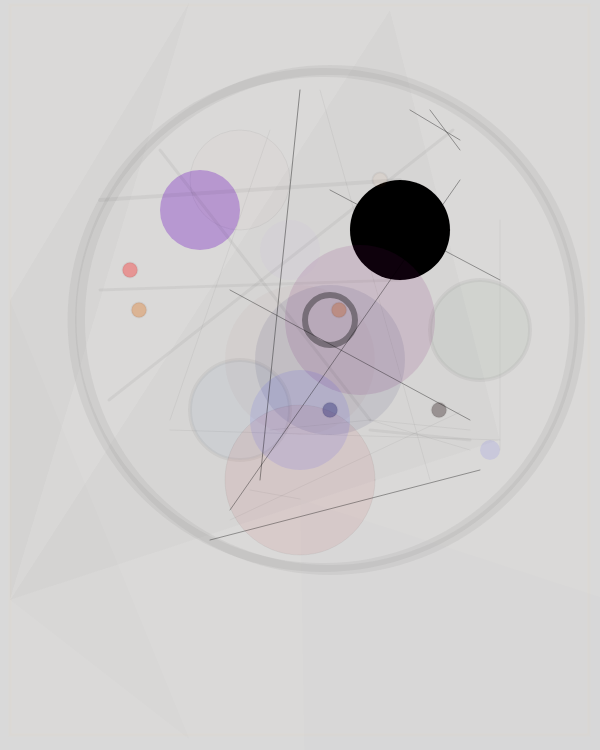
Frame 1 (no input)
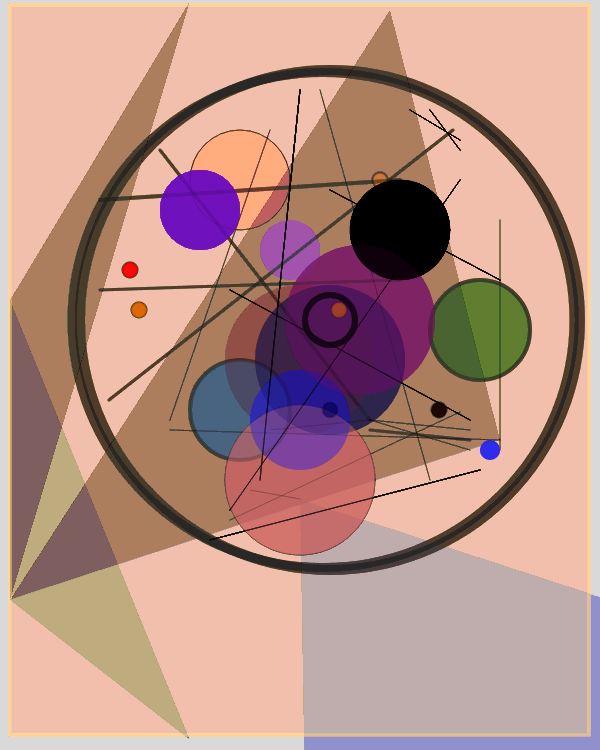
Frame 60 (no input)
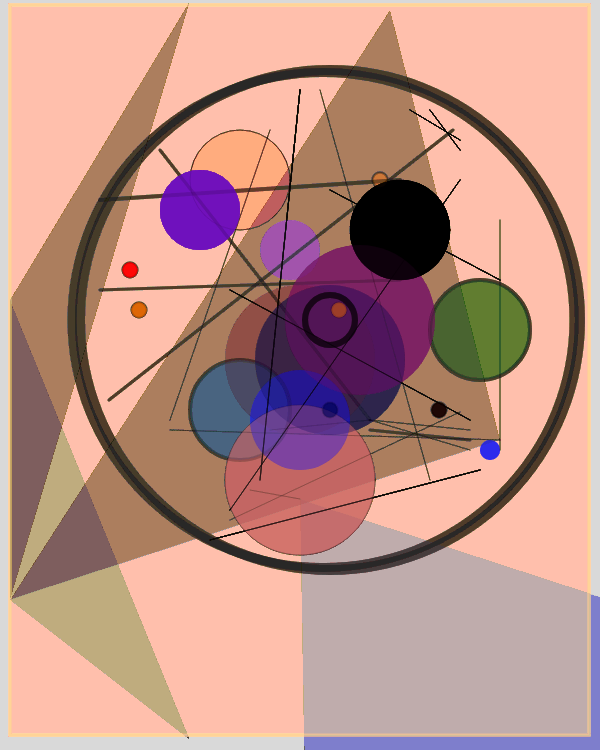
Frame 120 (the mouse pressed at the canvas centre since frame 60)

The p5.js sketch that drew these frames (run headless with seeded random() and noise() and a simulated clock; from frame 60 on, the mouse is pressed at the canvas centre):

// p5.js sketch
// ── sketch.js
function setup()
{
	//create your canvas here
	createCanvas(600,750);
	background(201,201,201,180);
}

function draw()
{
	//do your drawing here
	stroke(255,204,153,12);
	strokeWeight(3);
	fill(219,200,144,4);
	rect(10,5,579,730);
	
	noStroke();


	fill(10,0,10,2);
	triangle(190,1,10,300,10,600);

	fill(10,0,10,2);
	triangle(190,1,10,300,10,600);

	fill(10,0,10,2);
	triangle(190,740,10,300,10,600);

	fill(10,0,10,2);
	triangle(390,10,500,440,10,600);

	fill(10,0,10,2);
	triangle(390,10,500,440,10,600);

	fill(10,0,100,2);
	triangle(390,6000,300,499,610,600);
	

	noStroke();

	stroke(0,0,0,12);
	strokeWeight(1);
    fill(180,80,0,2);
    ellipse(240,180,100,100);

	stroke(0,0,0,12);
    strokeWeight(0);
    fill(105,10,190,80);
    ellipse(200,210,80,80);
	
	stroke(0,0,0,12);
	strokeWeight(4);
    fill(0,90,155,10);
    ellipse(240,410,100,100);

	line(100,200,400,180)

	strokeWeight(3);
	line(100,290,400,280)


	stroke(0,0,0,12);
	strokeWeight(0);
	fill(100,0,7,7);
	ellipse(300,360,150,150);
 
	strokeWeight(1);
	line(300,90,260,480)
	line(320,90,430,480)
	line(270,130,170,420)

	line(470,430,370,420)
	strokeWeight(3);
	line(470,440,370,430)
	strokeWeight(1);
	line(470,450,370,420)


	line(500,450,500,220)
	stroke(0,0,0,12);
    strokeWeight(4);
    fill(0,90,0,10);
    ellipse(480,330,100,100);

	stroke(0,0,0,12);
    strokeWeight(0);
    fill(138,43,226,6);
    ellipse(290,250,60,60);

	strokeWeight(1);
	fill(0,0,0,);
	ellipse(400,230,100,100);

	noStroke();

	stroke(0,0,0,12);
	strokeWeight(2);
	fill(255,0,0,80);
	ellipse(130,270,15,15);

	stroke(0,0,0,12);
    strokeWeight(2);
    fill(220,100,0,80);
    ellipse(139,310,15,15);
	fill(220,100,0,80);
	ellipse(339,310,15,15);
	fill(20,0,0,80);
	ellipse(439,410,15,15);
	fill(220,100,0,10);
	ellipse(380,180,15,15);
	strokeWeight(0);
	fill(120,10,100,30);
	ellipse(360,320,150,150);
	strokeWeight(1);
	fill(200,100,100,30);
	ellipse(300,480,150,150);

	stroke(0,0,0,12);
    strokeWeight(2);
	fill(0,1,74,80);
	ellipse(330,410,15,15);

	stroke(0,0,0,12);
	strokeWeight(0);
	fill(0,1,74,20);
	ellipse(330,360,150,150);

	strokeWeight(1);
	line(250,490,300,499)
	line(230,520,460,412)
	strokeWeight(3);
	line(453,130,109,400)
	
	strokeWeight(1);
	line(270,430,370,420)
	line(500,440,170,430)

	strokeWeight(3);
	line(160,150,370,420)
	
	stroke(0,0,0,12);
	strokeWeight(10);
	noFill();
	ellipse(330,320,500,500);
	strokeWeight(9);
	ellipse(323,320,502,495);

	stroke(0,0,0,90);
	strokeWeight(6);
	ellipse(330,320,50,50);
	fill(0,0,255,20);
	strokeWeight(0);
	ellipse(300,420,100,100);
	ellipse(490,450,20,20);

	strokeWeight(1);
	line(300,90,260,480);
	strokeWeight(1);
	line(330,190,500,280);
	line(230,290,470,420);

	strokeWeight(1);
	line(430,110,460,150);
	line(410,110,460,140);

	strokeWeight(1);
	line(230,510,460,180);
	line(210,540,480,470);

	noStroke();



	
	
	
	

}
